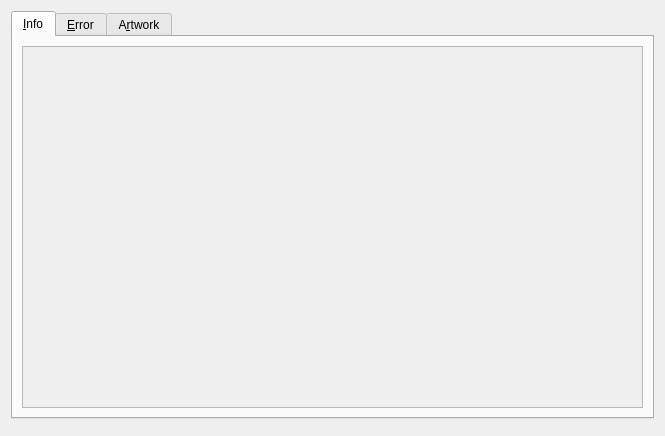
<?xml version="1.0" encoding="UTF-8"?>
<ui version="4.0">
 <class>InfoDialog</class>
 <widget class="QDialog" name="InfoDialog">
  <property name="geometry">
   <rect>
    <x>0</x>
    <y>0</y>
    <width>665</width>
    <height>436</height>
   </rect>
  </property>
  <layout class="QVBoxLayout" name="verticalLayout">
   <item>
    <widget class="QTabWidget" name="tabWidget">
     <property name="currentIndex">
      <number>0</number>
     </property>
     <widget class="QWidget" name="info_tab">
      <attribute name="title">
       <string>&amp;Info</string>
      </attribute>
      <layout class="QVBoxLayout">
       <item>
        <widget class="QScrollArea" name="info_scroll">
         <property name="widgetResizable">
          <bool>true</bool>
         </property>
         <widget class="QWidget" name="scrollAreaWidgetContents">
          <property name="enabled">
           <bool>true</bool>
          </property>
          <property name="geometry">
           <rect>
            <x>0</x>
            <y>0</y>
            <width>623</width>
            <height>361</height>
           </rect>
          </property>
          <layout class="QVBoxLayout" name="verticalLayoutLabel">
           <item>
            <widget class="QLabel" name="info">
             <property name="text">
              <string/>
             </property>
             <property name="alignment">
              <set>Qt::AlignLeading|Qt::AlignLeft|Qt::AlignTop</set>
             </property>
             <property name="wordWrap">
              <bool>true</bool>
             </property>
             <property name="textInteractionFlags">
              <set>Qt::LinksAccessibleByMouse|Qt::TextSelectableByKeyboard|Qt::TextSelectableByMouse</set>
             </property>
            </widget>
           </item>
          </layout>
         </widget>
        </widget>
       </item>
      </layout>
     </widget>
     <widget class="QWidget" name="error_tab">
      <attribute name="title">
       <string>&amp;Error</string>
      </attribute>
      <layout class="QVBoxLayout">
       <item>
        <widget class="QScrollArea" name="scrollArea">
         <property name="widgetResizable">
          <bool>true</bool>
         </property>
         <widget class="QWidget" name="scrollAreaWidgetContents_3">
          <property name="geometry">
           <rect>
            <x>0</x>
            <y>0</y>
            <width>623</width>
            <height>361</height>
           </rect>
          </property>
          <layout class="QVBoxLayout" name="verticalLayout_2">
           <item>
            <widget class="QLabel" name="error">
             <property name="text">
              <string/>
             </property>
             <property name="alignment">
              <set>Qt::AlignLeading|Qt::AlignLeft|Qt::AlignTop</set>
             </property>
             <property name="wordWrap">
              <bool>true</bool>
             </property>
             <property name="textInteractionFlags">
              <set>Qt::LinksAccessibleByMouse|Qt::TextSelectableByKeyboard|Qt::TextSelectableByMouse</set>
             </property>
            </widget>
           </item>
          </layout>
         </widget>
        </widget>
       </item>
      </layout>
     </widget>
     <widget class="QWidget" name="artwork_tab">
      <attribute name="title">
       <string>A&amp;rtwork</string>
      </attribute>
      <layout class="QVBoxLayout"/>
     </widget>
    </widget>
   </item>
   <item>
    <widget class="QDialogButtonBox" name="buttonBox">
     <property name="standardButtons">
      <set>QDialogButtonBox::NoButton</set>
     </property>
    </widget>
   </item>
  </layout>
 </widget>
 <tabstops>
  <tabstop>tabWidget</tabstop>
  <tabstop>buttonBox</tabstop>
 </tabstops>
 <resources/>
 <connections/>
</ui>
